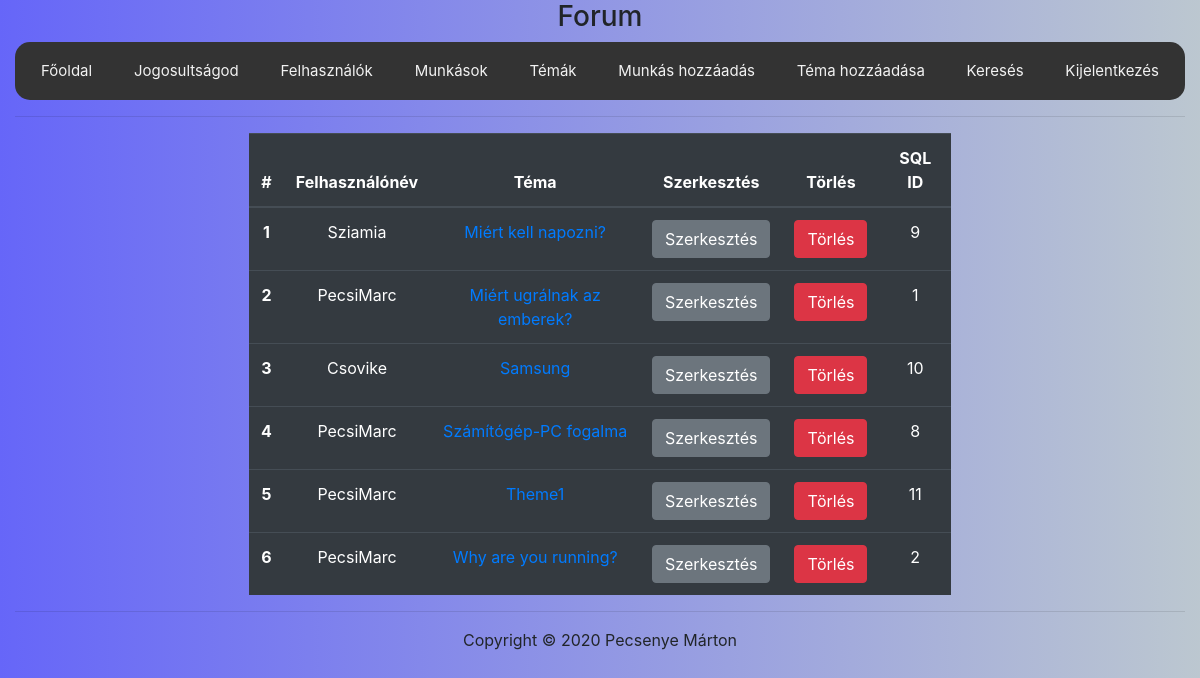
Screenshot of /index.php?P=flist (signed in) with the database file from the repository.
### tables this page shows
CREATE TABLE IF NOT EXISTS `forum` (
  `id` int(11) NOT NULL AUTO_INCREMENT,
  `nickname` varchar(64) NOT NULL,
  `theme` varchar(64) NOT NULL,
  `comment` varchar(2500) NOT NULL,
  PRIMARY KEY (`id`)
);

### protected/database.php (called while the page is built, shortened)
<?php
function getConnection() {
	$connection = new PDO(DB_TYPE.':host='.DB_HOST.';dbname='.DB_NAME.';',DB_USER, DB_PASS);
	$connection->exec("SET NAMES '".DB_CHARSET."'");
	return $connection;
}
function getList($queryString, $queryParams = []) {
	$connection = getConnection();
	$statement = $connection->prepare($queryString);
	$success = $statement->execute($queryParams);
	$result = $success ? $statement->fetchAll(PDO::FETCH_ASSOC) : [];
	return $result;
}
?>

### protected/felulet/theme_list.php (the view, shortened to what this page needs)
<?php if(!isset($_SESSION['permission']) || $_SESSION['permission'] < 1) : ?>
	<?php
	$query = "SELECT id,nickname,theme FROM forum ORDER BY theme asc";
	require DATABASE_CONTROLLER;
	$forum = getList($query);
?>
	<?php if(count($forum) <= 0) : ?>
		<h1>Nincs téma az adatbázisban.</h1>
	<?php else : ?>
		<table class="table table-dark">
			<thead>
				<tr>
					<th scope="col">Felhasználónév</th>
					<th scope="col">Téma</th>
				</tr>
			</thead>
			<tbody>
				<?php $i = 0; ?>
				<?php foreach ($forum as $f) : ?>
					<?php $i++; ?>
					<tr>
						<td><?=$f['nickname'] ?></td>
						<td><a href="?P=forum_theme&f=<?=$f['id'] ?>"><?=$f['theme'] ?></td>
					</tr>
				<?php endforeach;?>
			</tbody>
		</table>
	<?php endif; ?>
<?php else : ?>
	<?php if(!isset($_SESSION['permission']) || $_SESSION['permission'] < 1) : ?>
	<h1>Page access is forbidden!</h1>
	<?php else : ?>
	<?php
	$query = "SELECT id,nickname,theme FROM forum ORDER BY theme asc";
	$forum = getList($query);
	?>
	<?php if(count($forum) <= 0) : ?>
		<h1>Nincs téma az adatbázisban.</h1>
	<?php else : ?>
		<table class="table table-dark">
			<thead>
				<tr>
					<th scope="col">#</th>
					<th scope="col">Felhasználónév</th>
					<th scope="col">Téma</th>
					<th scope="col">Szerkesztés</th>
					<th scope="col">Törlés</th>
					<th scope="col">SQL ID</th>
				</tr>
			</thead>
			<tbody>
				<?php $i = 0; ?>
				<?php foreach ($forum as $f) : ?>
					<?php $i++; ?>
					<tr>
						<th scope="row"><?=$i ?></th>
						<td><?=$f['nickname'] ?></td>
						<td><a href="?P=forum_theme&f=<?=$f['id'] ?>"><?=$f['theme'] ?></td>
						<td><a href="?P=edit_theme&f=<?=$f['id'] ?>" class="btn btn-secondary">Szerkesztés</a></td>
						<td><a href="?P=flist&c=<?=$f['id'] ?>" onclick="return confirm('Tényleg törölni akarod?');" class="btn btn-danger">Törlés</a></td>
						<td><?=$f['id'] ?></td>
					</tr>
				<?php endforeach;?>
			</tbody>
		</table>
	<?php endif; ?>
<?php endif; ?>
<?php endif; ?>

### public/style.css (style rules this page uses)
body { background-image: linear-gradient(to left, rgba(143, 162, 177, 0.6), rgba(0, 0, 244, 0.6)); }
.table { width: 60%; text-align: center; margin: auto; }

### rows the page displays
forum: nickname "Sziamia", theme "Miért kell napozni?", id "9"
forum: nickname "PecsiMarc", theme "Miért ugrálnak az emberek?", id "1"
forum: nickname "Csovike", theme "Samsung", id "10"
forum: nickname "PecsiMarc", theme "Számítógép-PC fogalma", id "8"
forum: nickname "PecsiMarc", theme "Theme1", id "11"
forum: nickname "PecsiMarc", theme "Why are you running?", id "2"
